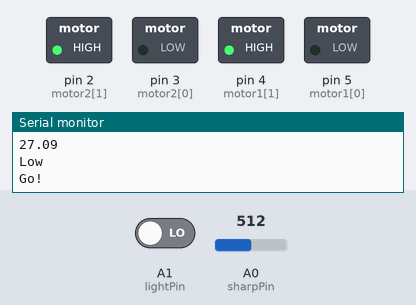
The sketch below on a simulated Arduino Uno, built with avr-gcc and run on an emulated ATmega328P. Parts: switched loads named in the sketch (green lamp = pin HIGH), the last lines printed to the serial monitor. Inputs (shaded band) come from the test bench; at power-on: A0 (sharpPin) = 512, A1 (lightPin) LOW.

Above: at 5.3 s.
5.4 s: A0 (sharpPin) set to 0
At 9.4 s:
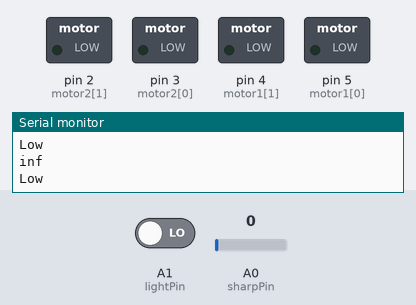
10.8 s: A1 (lightPin) driven HIGH
At 12.2 s:
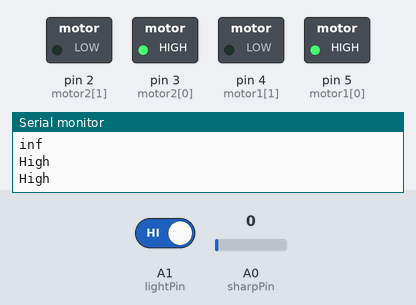
16.2 s: A1 (lightPin) driven LOW
At 17.6 s:
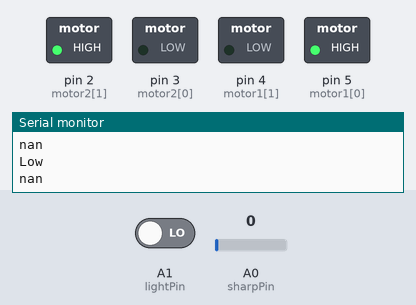
Timing chart, 0 to 19.2 s (numbered marks = the images above; inputs shaded):
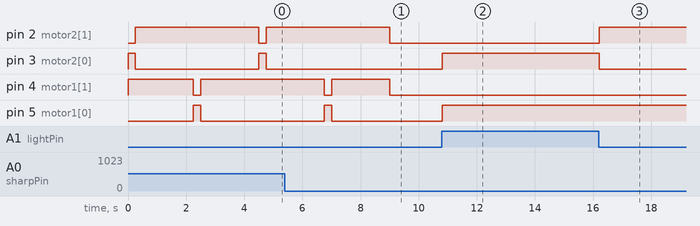

The sketch:

arduino.ino
```cpp
// Uses the SHARP infrared sensor
#include "Average.h"
Average<float> ave(10);

int motor2[] = {3, 2};
int motor1[] = {5, 4};

#define sharpPin A0
#define lightPin A1

//long duration;
// Sup
int distance;

void setup() {
  pinMode(sharpPin, INPUT);
  pinMode(lightPin, INPUT);
  Serial.begin(9600);
  pinMode(motor1[0], OUTPUT);
  pinMode(motor1[1], OUTPUT);
  pinMode(motor2[0], OUTPUT);
  pinMode(motor2[1], OUTPUT);
}

// int getDistance(int raw)
// {
//  	////IR Distance sensor conversion rule
//  	float Vout = float(raw) * 0.0048828125; // Conversion analog to voltage
//  	int phys = 13 * pow(Vout, -1); // Conversion volt to distance
//  	return phys;
// }

// int distanceRemoveError(int samples)
// {
//   int avg = 0;
//   int gp2y0a21Val = analogRead(sharpPin);

//    for( int i = 0; i < samples; i++  )
//    {
//        avg += getDistance(gp2y0a21Val);
//    }

//    return avg/samples ;
// }

void run(bool go) {
  if (go) {
    // Moves towards target
    digitalWrite(motor1[0], LOW);
    digitalWrite(motor1[1], HIGH);

    digitalWrite(motor2[0], LOW);
    digitalWrite(motor2[1], HIGH);
    delay(200);
  } else {
    // No movement
    digitalWrite(motor1[0], LOW);
    digitalWrite(motor1[1], LOW);

    digitalWrite(motor2[0], LOW);
    digitalWrite(motor2[1], LOW);
    delay(200);
  }
}

void backwards() {
// Backwards
  digitalWrite(motor1[0], HIGH);
  digitalWrite(motor1[1], LOW);
  digitalWrite(motor2[0], HIGH);
  digitalWrite(motor2[1], LOW);
  delay(900);
}

void spin_180() {
  // Turns around with both wheels moving in different directions
  digitalWrite(motor1[0], HIGH);
  digitalWrite(motor1[1], LOW);

  digitalWrite(motor2[0], LOW);
  digitalWrite(motor2[1], HIGH);
  delay(500);
}

void roundabout(bool turn_left) {
  //Serial.println("ra!");

  if (turn_left) {
    // 45 degree turn Left
    digitalWrite(motor1[0], LOW);
    digitalWrite(motor1[1], HIGH);

    digitalWrite(motor2[0], HIGH);
    digitalWrite(motor2[1], LOW);
    delay(250);
  } else {
    // 90 degree turn right
    digitalWrite(motor1[0], HIGH);
    digitalWrite(motor1[1], LOW);

    digitalWrite(motor2[0], LOW);
    digitalWrite(motor2[1], HIGH);
    delay(250);
  }

  // moves forward
  unsigned long starttime = millis();
  unsigned long endtime = starttime;

  // do this loop for up to 1000mS
  Serial.println("Go!");
  while (((endtime - starttime) <= 1000)) {
    digitalWrite(motor1[0], LOW);
    digitalWrite(motor1[1], HIGH);

    digitalWrite(motor2[0], LOW);
    digitalWrite(motor2[1], HIGH);

    endtime = millis();
  }

}

bool is_out_of_ring() {

  int detect = digitalRead(lightPin);
  bool out_of_ring = false;

  if (detect == HIGH)
    out_of_ring = true;
  Serial.println("detect");

  return out_of_ring;

}

void loop() {
  //int distance_no_err = distanceRemoveError(5);
  ave.push(60.374*1.3 * pow(map(analogRead(A0), 0, 1023, 0, 5000) / 1000.0,  -1.16));
  float dist = ave.mean();
  int detect = digitalRead(lightPin);
  bool did_roundabout = false;
  //Serial.print("Distance: ");
  Serial.println(ave.mean());
  //Serial.println(" cm");

  // detect is HIGH on black, every other colour is LOW
  if (detect == HIGH) {
    Serial.println("High");
  } else if (detect == LOW) {
    Serial.println("Low");
  }

  if (detect == HIGH) {
    // backs up while still on black and then spins when it detects otherwise
    while (detect == HIGH) {
      backwards();
      detect = digitalRead(lightPin);
      if (detect == HIGH) {
        Serial.println("High");
      } else if (detect == LOW) {
        Serial.println("Low");
      }
    }
    spin_180();

    did_roundabout = false;
  }
  else if (dist < 35 && !did_roundabout) {
    // Moves in a semisquare
    bool directions[] = {true, false};

    for (int i = 0; i < 2; i++) {
      roundabout(directions[i]);
      delay(1000);
    }

    did_roundabout = true;

  } else if (dist < 76 && detect == LOW) {
    // Moves towards target
    run(true);
    did_roundabout = false;
  } else if (dist > 75) {
    // Stops moving entirely
    run(false);
    did_roundabout = false;
  }
}
```

Average.h
```cpp
// (licence header left out)
#ifndef _AVERAGE_H
#define _AVERAGE_H

#if (ARDUINO >= 100)
# include <Arduino.h>
#else
# include <WProgram.h>
#endif

#include <math.h>

inline static float sqr(float x) {
    return x*x;
}

template <class T> class Average {
    private:
        // Private functions and variables here.  They can only be accessed
        // by functions within the class.
        T *_store;
        T _sum;                                               // _sum variable for faster mean calculation
        uint32_t _position;                                   // _position variable for circular buffer
        uint32_t _count;
        uint32_t _size;

    public:
        // Public functions and variables.  These can be accessed from
        // outside the class.
        Average(uint32_t size);
        ~Average();
        float rolling(T entry);
        void push(T entry);
        float mean();
        T mode();
        T minimum();
        T minimum(int *);
        T maximum();
        T maximum(int *);
        float stddev();
        T get(uint32_t);
        void leastSquares(float &m, float &b, float &r);
        int getCount();
        T predict(int x);
        T sum();
        void clear();
        Average<T> &operator=(Average<T> &a);

};

template <class T> int Average<T>::getCount() {
    return _count;
}

template <class T> Average<T>::Average(uint32_t size) {
    _size = size;
    _count = 0;
    _store = (T *)malloc(sizeof(T) * size);
    _position = 0;                                            // track position for circular storage
    _sum = 0;                                                 // track sum for fast mean calculation
    for (uint32_t i = 0; i < size; i++) {
        _store[i] = 0;
    }
}

template <class T> Average<T>::~Average() {
    free(_store);
}

template <class T> void Average<T>::push(T entry) {
    if (_count < _size) {                                     // adding new values to array
        _count++;                                             // count number of values in array
    } else {                                                    // overwriting old values
        _sum = _sum -_store[_position];                       // remove old value from _sum
    }
    _store[_position] = entry;                                // store new value in array
    _sum += entry;                                            // add the new value to _sum
    _position += 1;                                           // increment the position counter
    if (_position >= _size) _position = 0;                    // loop the position counter
}


template <class T> float Average<T>::rolling(T entry) {
    push(entry);
    return mean();
}

template <class T> float Average<T>::mean() {
    if (_count == 0) {
        return 0;
    }
    return ((float)_sum / (float)_count);                     // mean calculation based on _sum
}

template <class T> T Average<T>::mode() {
	uint32_t pos;
	uint32_t inner;
	T most;
	uint32_t mostcount;
	T current;
	uint32_t currentcount;

    if (_count == 0) {
        return 0;
    }

	most = get(0);
	mostcount = 1;
	for(pos = 0; pos < _count; pos++) {
		current = get(pos);
		currentcount = 1;
		for(inner = pos + 1; inner < _count; inner++) {
			if(get(inner) == current) {
				currentcount++;
			}
		}
		if(currentcount > mostcount) {
			most = current;
			mostcount = currentcount;
		}
		// If we have less array slices left than the current
		// maximum count, then there is no room left to find
		// a bigger count.  We have finished early and we can
		// go home.
		if(_count - pos < mostcount) {
			break;
		}
	}
	return most;
}

template <class T> T Average<T>::minimum() {
    return minimum(NULL);
}

template <class T> T Average<T>::minimum(int *index) {
	T minval;

    if (index != NULL) {
        *index = 0;
    }

    if (_count == 0) {
        return 0;
    }

	minval = get(0);

	for(uint32_t i = 0; i < _count; i++) {
		if(get(i) < minval) {
			minval = get(i);
            if (index != NULL) {
                *index = i;
            }
		}
	}
	return minval;
}

template <class T> T Average<T>::maximum() {
    return maximum(NULL);
}

template <class T> T Average<T>::maximum(int *index) {
	T maxval;

    if (index != NULL) {
        *index = 0;
    }

    if (_count == 0) {
        return 0;
    }

	maxval = get(0);

	for(uint32_t i = 0; i < _count; i++) {
		if(get(i) > maxval) {
			maxval = get(i);
            if (index != NULL) {
                *index = i;
            }
		}
	}
	return maxval;
}

template <class T> float Average<T>::stddev() {
	float square;
	float sum;
	float mu;
	float theta;

    if (_count == 0) {
        return 0;
    }

	mu = mean();

	sum = 0;
	for(uint32_t i = 0; i < _count; i++) {
		theta = mu - (float)get(i);
		square = theta * theta;
		sum += square;
	}
	return sqrt(sum/(float)_count);
}

template <class T> T Average<T>::get(uint32_t index) {
    if (index >= _count) {
        return -1;
    }

    int32_t start = _position - _count;
    if (start < 0) start += _size;
    uint32_t cindex = start + index;
    if (cindex >= _size) cindex -= _size;
    return _store[cindex];
}

template <class T> void Average<T>::leastSquares(float &m, float &c, float &r) {
    float   sumx = 0.0;                        /* sum of x                      */
    float   sumx2 = 0.0;                       /* sum of x**2                   */
    float   sumxy = 0.0;                       /* sum of x * y                  */
    float   sumy = 0.0;                        /* sum of y                      */
    float   sumy2 = 0.0;                       /* sum of y**2                   */

    for (uint32_t i=0;i<_count;i++)   {
        sumx  += i;
        sumx2 += sqr(i);
        sumxy += i * get(i);
        sumy  += get(i);
        sumy2 += sqr(get(i));
    }

    float denom = (_count * sumx2 - sqr(sumx));
    if (denom == 0) {
        // singular matrix. can't solve the problem.
        m = 0;
        c = 0;
        r = 0;
        return;
    }

    m = 0 - (_count * sumxy  -  sumx * sumy) / denom;
    c = (sumy * sumx2  -  sumx * sumxy) / denom;
    r = (sumxy - sumx * sumy / _count) / sqrt((sumx2 - sqr(sumx)/_count) * (sumy2 - sqr(sumy)/_count));
}

template <class T> T Average<T>::predict(int x) {
    float m, c, r;
    leastSquares(m, c, r); // y = mx + c;

    T y = m * x + c;
    return y;
}

// Return the sum of all the array items
template <class T> T Average<T>::sum() {
    return _sum;
}

template <class T> void Average<T>::clear() {
    _count = 0;
    _sum = 0;
    _position = 0;
}

template <class T> Average<T> &Average<T>::operator=(Average<T> &a) {
    clear();
    for (int i = 0; i < _size; i++) {
        push(a.get(i));
    }
    return *this;
}

#endif
```

Measured:
- after the input at 5.4 s, pin 2 (motor2[1]): goes on until 9.0 s, then stays LOW; pin 3 (motor2[0]): stays LOW (without the input it goes to HIGH after 3.6 s)
- after the input at 10.8 s, pin 3 (motor2[0]), pin 5 (motor1[0]): LOW → HIGH at once
- after the input at 16.2 s, pin 2 (motor2[1]): LOW → HIGH at once; pin 3 (motor2[0]): HIGH → LOW at once
- by itself, pin 3 (motor2[0]): alternates HIGH for 0.25 s and LOW for 4.3 s
